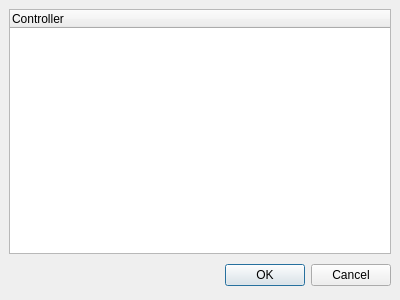
<ui version="4.0" >
 <author></author>
 <comment></comment>
 <exportmacro></exportmacro>
 <class>CtrlDialogBase</class>
 <widget class="QDialog" name="CtrlDialogBase" >
  <property name="geometry" >
   <rect>
    <x>0</x>
    <y>0</y>
    <width>400</width>
    <height>300</height>
   </rect>
  </property>
  <property name="windowTitle" >
   <string>MusE: Select Controller</string>
  </property>
  <layout class="QVBoxLayout" >
   <property name="margin" >
    <number>9</number>
   </property>
   <property name="spacing" >
    <number>6</number>
   </property>
   <item>
    <widget class="QTreeWidget" name="tw" >
     <property name="alternatingRowColors" >
      <bool>true</bool>
     </property>
     <property name="columnCount" >
      <number>1</number>
     </property>
     <column>
      <property name="text" >
       <string>Controller</string>
      </property>
     </column>
    </widget>
   </item>
   <item>
    <layout class="QHBoxLayout" >
     <property name="margin" >
      <number>0</number>
     </property>
     <property name="spacing" >
      <number>6</number>
     </property>
     <item>
      <spacer>
       <property name="orientation" >
        <enum>Qt::Horizontal</enum>
       </property>
       <property name="sizeHint" >
        <size>
         <width>131</width>
         <height>31</height>
        </size>
       </property>
      </spacer>
     </item>
     <item>
      <widget class="QPushButton" name="okButton" >
       <property name="text" >
        <string>OK</string>
       </property>
      </widget>
     </item>
     <item>
      <widget class="QPushButton" name="cancelButton" >
       <property name="text" >
        <string>Cancel</string>
       </property>
      </widget>
     </item>
    </layout>
   </item>
  </layout>
 </widget>
 <pixmapfunction></pixmapfunction>
 <resources/>
 <connections>
  <connection>
   <sender>okButton</sender>
   <signal>clicked()</signal>
   <receiver>CtrlDialogBase</receiver>
   <slot>accept()</slot>
   <hints>
    <hint type="sourcelabel" >
     <x>278</x>
     <y>253</y>
    </hint>
    <hint type="destinationlabel" >
     <x>96</x>
     <y>254</y>
    </hint>
   </hints>
  </connection>
  <connection>
   <sender>cancelButton</sender>
   <signal>clicked()</signal>
   <receiver>CtrlDialogBase</receiver>
   <slot>reject()</slot>
   <hints>
    <hint type="sourcelabel" >
     <x>369</x>
     <y>253</y>
    </hint>
    <hint type="destinationlabel" >
     <x>179</x>
     <y>282</y>
    </hint>
   </hints>
  </connection>
 </connections>
</ui>
